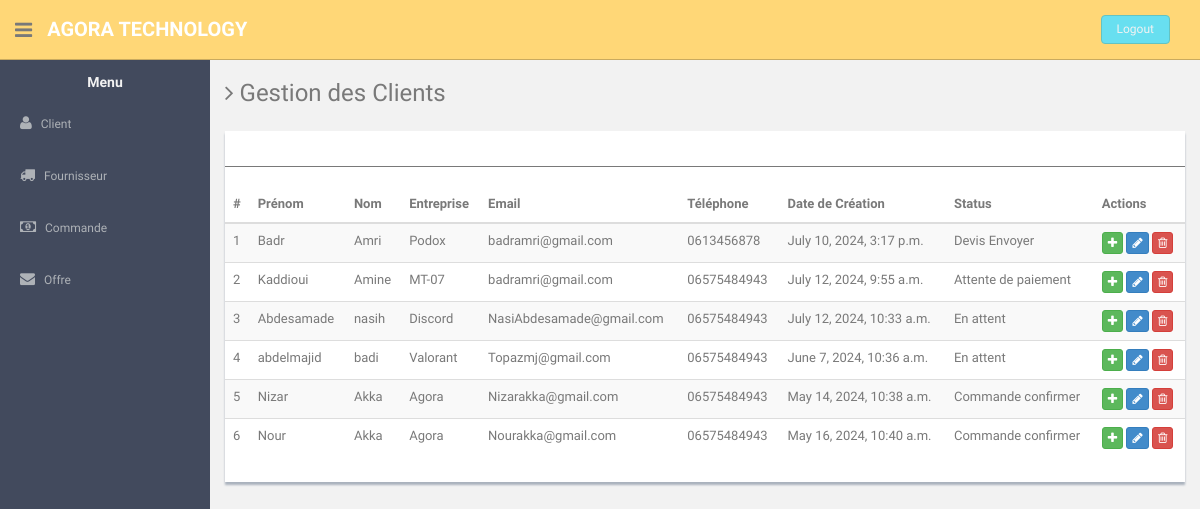
The page /app/Gclient/ on the database its author committed.
### GcomApp/models.py (models this page shows, shortened)
class Client(models.Model):
    nom = models.CharField(max_length=100)
    prenom = models.CharField(max_length=100)
    entreprise = models.CharField(max_length=100)
    adresse = models.CharField(max_length=200)
    mail = models.EmailField()
    numero_telephone = models.CharField(max_length=15)
    date_creation = models.DateTimeField(default=timezone.now)
    status = models.ManyToManyField(Status, related_name='clients')

class Status(models.Model):
    name = models.CharField(max_length=100)

### GcomApp/views.py (the view)
# urls.py: path('Gclient/', views.Gclient_view, name='Gclient'),
def Gclient_view(request):
    clients = Client.objects.all()
    statuses = Status.objects.all()  # Fetch all statuses to populate the dropdown
    return render(request, 'Gclient.html', {'clients': clients, 'statuses': statuses})

### GcomApp/templates/Gclient.html (shortened to what this page needs)
<!DOCTYPE html>
<html lang="en">
<head>
    {% load static %}
    <link href="{% static 'assets/css/bootstrap.css' %}" rel="stylesheet">
    <link href="{% static 'assets/font-awesome/css/font-awesome.css' %}" rel="stylesheet" />
    <link rel="stylesheet" type="text/css" href="{% static 'assets/css/zabuto_calendar.css' %}">
    <link rel="stylesheet" type="text/css" href="{% static 'assets/js/gritter/css/jquery.gritter.css' %}" />
    <link rel="stylesheet" type="text/css" href="{% static 'assets/lineicons/style.css' %}">
    <link href="{% static 'assets/css/style.css' %}" rel="stylesheet">
    <link href="{% static 'assets/css/style-responsive.css' %}" rel="stylesheet">
</head>
<body>
    <section id="container">
        <header class="header black-bg">
            <div class="sidebar-toggle-box">
                <div class="fa fa-bars tooltips" data-placement="right" data-original-title="Toggle Navigation"></div>
            </div>
            <a href="{% url 'index' %}" class="logo"><b>Agora Technology</b></a>
            <div class="top-menu">
                <ul class="nav pull-right top-menu">
                    <li><a class="logout" href="{% url 'logout' %}">Logout</a></li>
                </ul>
            </div>
        </header>
        <aside>
            <div id="sidebar" class="nav-collapse ">
                <ul class="sidebar-menu" id="nav-accordion">
                    <h5 class="centered">Menu</h5>
                    <li class="sub-menu">
                        <a href="javascript:;">
                            <i class="fa fa-user"></i>
                            <span>Client</span>
                        </a>
                    </li>
                    <li class="sub-menu">
                        <a href="javascript:;">
                            <i class="fa fa-truck"></i>
                            <span>Fournisseur</span>
                        </a>
                    </li>
                    <li class="sub-menu">
                        <a href="javascript:;">
                            <i class="fa fa-money"></i>
                            <span>Commande</span>
                        </a>
                    </li>
                    <li class="sub-menu">
                        <a href="javascript:;">
                            <i class="fa fa-envelope"></i>
                            <span>Offre</span>
                        </a>
                    </li>
                </ul>
            </div>
        </aside>
        <section id="main-content">
            <section class="wrapper">
                <h3><i class="fa fa-angle-right"></i> Gestion des Clients</h3>
                <div class="row mt">
                    <div class="col-md-12">
                        <div class="content-panel">
                            <table class="table table-striped table-advance table-hover">
                                <hr>
                                <thead>
                                    <tr>
                                        <th>#</th>
                                        <th>Prénom</th>
                                        <th>Nom</th>
                                        <th>Entreprise</th>
                                        <th>Email</th>
                                        <th>Téléphone</th>
                                        <th>Date de Création</th>
                                        <th>Status</th>
                                        <th>Actions</th>
                                    </tr>
                                </thead>
                                <tbody id="clientTableBody">
                                    {% for client in clients %}
                                    <tr id="client-{{ client.id }}">
                                        <td>{{ forloop.counter }}</td>
                                        <td>{{ client.prenom }}</td>
                                        <td>{{ client.nom }}</td>
                                        <td>{{ client.entreprise }}</td>
                                        <td>{{ client.mail }}</td>
                                        <td>{{ client.numero_telephone }}</td>
                                        <td>{{ client.date_creation }}</td>
                                        <td>
                                            {% for status in client.status.all %}
                                                {{ status.name }}{% if not forloop.last %}, {% endif %}
                                            {% endfor %}
                                        </td>
                                        <td>
                                            <button class="btn btn-success btn-xs add-client" data-toggle="modal" data-target="#addClientModal"><i class="fa fa-plus"></i></button>
                                            <button class="btn btn-primary btn-xs edit-client" data-id="{{ client.id }}"><i class="fa fa-pencil"></i></button>
                                            <button class="btn btn-danger btn-xs delete-client" data-id="{{ client.id }}"><i class="fa fa-trash-o "></i></button>
                                        </td>
                                    </tr>
                                    {% endfor %}
                                </tbody>
                            </table>
                        </div>
                    </div>
                </div>
            </section>
        </section>
</body>
</html>

### GcomApp/static/assets/css/style.css (style rules this page uses)
body { color: #797979; background: #f2f2f2; font-family: 'Ruda', sans-serif; padding: 0px !important; margin: 0px !important; font-size:13px; }
ul li { list-style: none; }
a, a:hover, a:focus { text-decoration: none; outline: none; }
#container { width: 100%; height: 100%; }
hr { margin-top: 20px; margin-bottom: 20px; border: 0; border-top: 1px solid #797979; }
.centered { text-align: center; }
.mt { margin-top: 25px; }
ul.top-menu > li > .logout { color: #f2f2f2; font-size: 12px; border-radius: 4px; -webkit-border-radius: 4px; border: 1px solid #64c3c2 !important; padding: 5px 15px; margin-right: 15px; background: #68dff0; margin-top: 15px; }
#sidebar { width: 210px; height: 100%; position: fixed; background: #424a5d; }
#sidebar h5 { color: #f2f2f2; font-weight: 700; }
#sidebar ul li { position: relative; }
ul.sidebar-menu , ul.sidebar-menu li ul.sub { margin: -2px 0 0; padding: 0; }
ul.sidebar-menu { margin-top: 75px; }
ul.sidebar-menu li { margin-bottom: 5px; margin-left:10px; margin-right:10px; }
ul.sidebar-menu li.sub-menu { line-height: 15px; }
ul.sidebar-menu li a span { display: inline-block; }
ul.sidebar-menu li a { color: #aeb2b7; text-decoration: none; display: block; padding: 15px 0 15px 10px; font-size: 12px; outline: none; -webkit-transition: all 0.3s ease; -moz-transition: all 0.3s ease; -o-transition: all 0.3s ease; -ms-transition: all 0.3s ease; transition: all 0.3s ease; }
ul.sidebar-menu li a i { font-size: 15px; padding-right: 6px; }
#main-content { margin-left: 210px; }
.header, .footer { min-height: 60px; padding: 0 15px; }
.header { position: fixed; left: 0; right: 0; z-index: 1002; }
.black-bg { background: #ffd777; border-bottom: 1px solid #c9aa5f; }
.wrapper { display: inline-block; margin-top: 60px; padding-left: 15px; padding-right: 15px; padding-bottom: 15px; padding-top: 0px; width: 100%; }
a.logo { font-size: 20px; color: #ffffff; float: left; margin-top: 15px; text-transform: uppercase; }
a.logo b { font-weight: 900; }
#top_menu .nav > li, ul.top-menu > li { float: left; }
ul.top-menu > li > a { color: #666666; font-size: 16px; border-radius: 4px; -webkit-border-radius: 4px; border:1px solid #666666 !important; padding: 2px 6px; margin-right: 15px; }
.sidebar-toggle-box { float: left; padding-right: 15px; margin-top: 20px; }
.sidebar-toggle-box .fa-bars { cursor: pointer; display: inline-block; font-size: 20px; }
.content-panel { background: #ffffff; box-shadow: 0px 3px 2px #aab2bd; padding-top: 15px; padding-bottom: 5px; }

### rows shown on the page
Client: prenom "Badr", nom "Amri", entreprise "Podox", mail "badramri@gmail.com", numero_telephone "0613456878", date_creation "July 10, 2024, 3:17 p.m."
Status: name "Devis Envoyer"
Client: prenom "Kaddioui", nom "Amine", entreprise "MT-07", mail "badramri@gmail.com", numero_telephone "06575484943", date_creation "July 12, 2024, 9:55 a.m."
Status: name "Attente de paiement"
Client: prenom "Abdesamade", nom "nasih", entreprise "Discord", mail "NasiAbdesamade@gmail.com", numero_telephone "06575484943", date_creation "July 12, 2024, 10:33 a.m."
Status: name "En attent"
Client: prenom "abdelmajid", nom "badi", entreprise "Valorant", mail "Topazmj@gmail.com", numero_telephone "06575484943", date_creation "June 7, 2024, 10:36 a.m."
Client: prenom "Nizar", nom "Akka", entreprise "Agora", mail "Nizarakka@gmail.com", numero_telephone "06575484943", date_creation "May 14, 2024, 10:38 a.m."
Status: name "Commande confirmer"
Client: prenom "Nour", nom "Akka", entreprise "Agora", mail "Nourakka@gmail.com", numero_telephone "06575484943", date_creation "May 16, 2024, 10:40 a.m."
